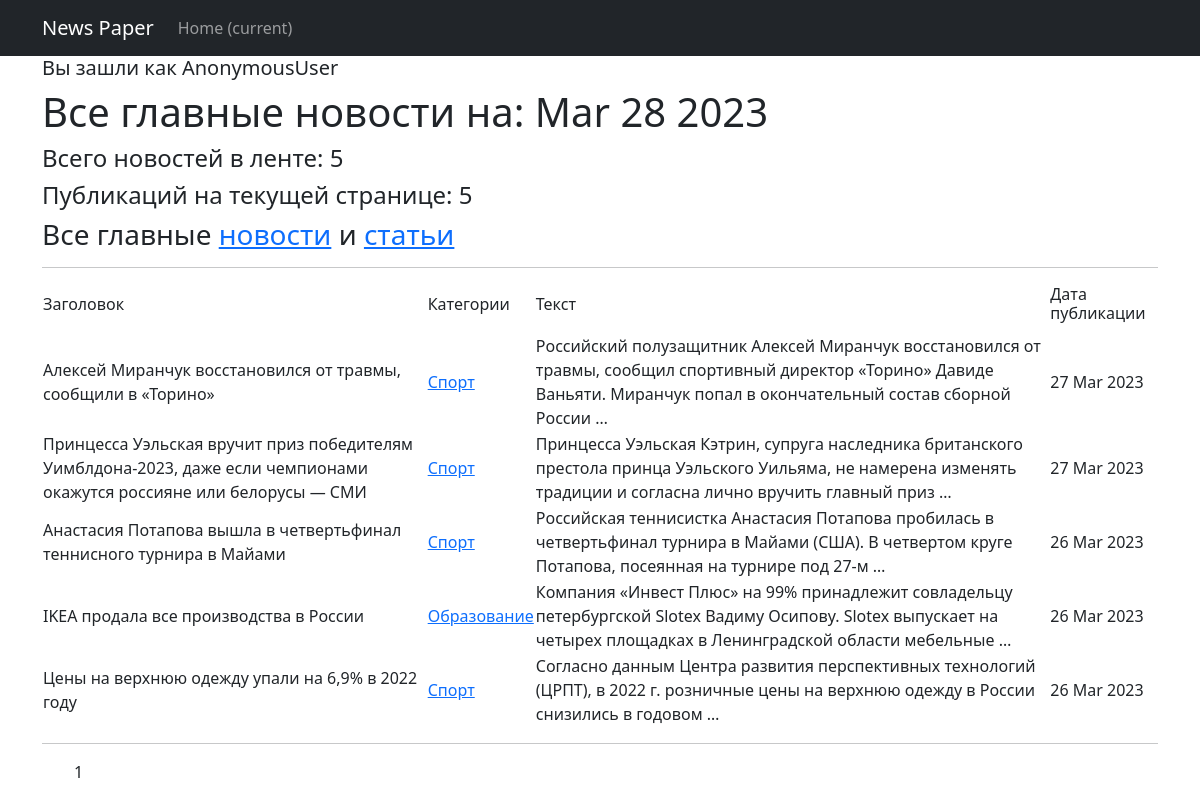
The app's page /posts/, older data.
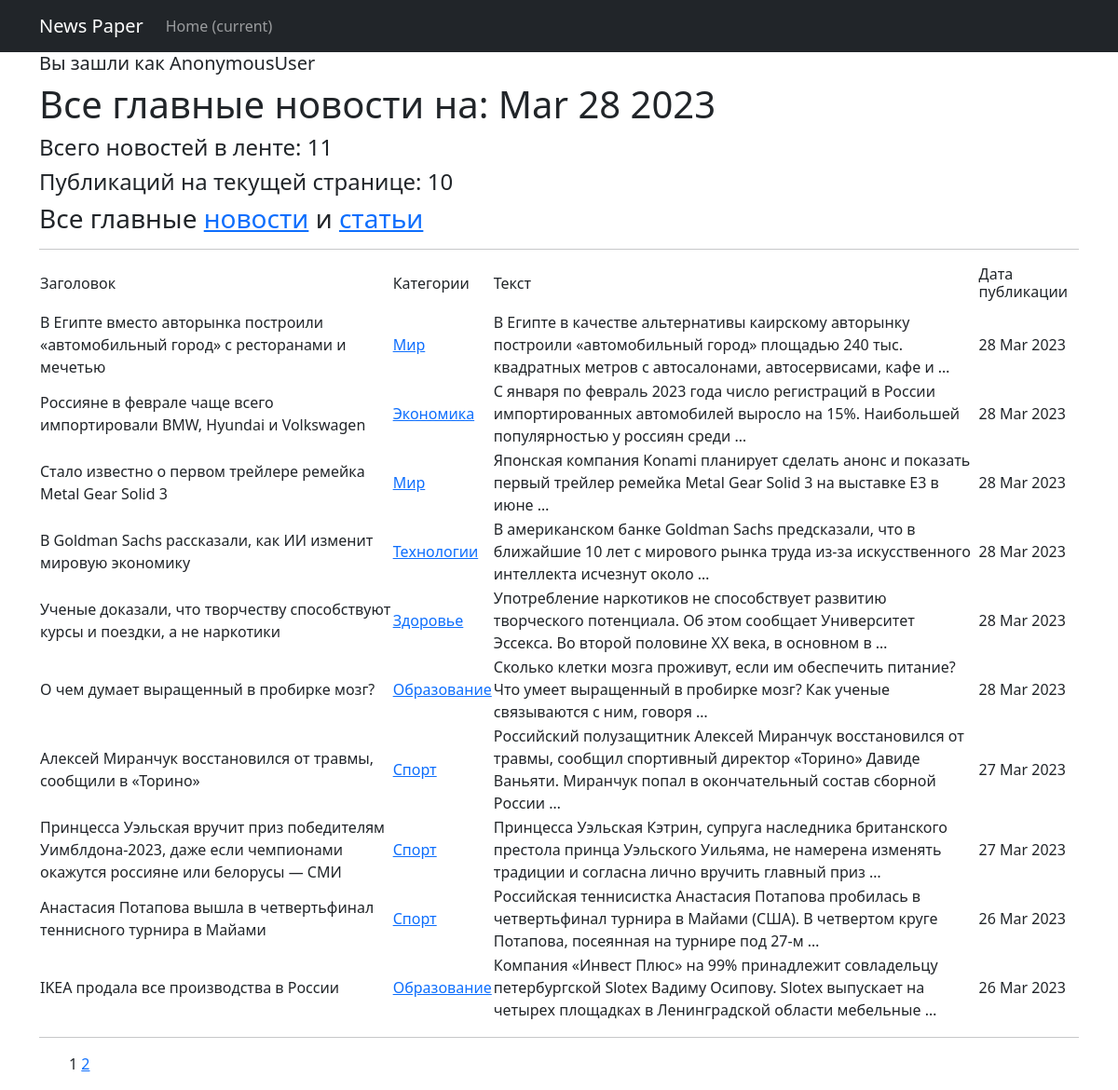
The same page, newer data.
### news/models.py (models this page shows, shortened)
class Post(models.Model):
    objects = None
    list_type = [(news, 'Новости'), (article, 'Статья')]
    author = models.ForeignKey(Author, on_delete=models.CASCADE)
    post_type = models.CharField(max_length=2, choices=list_type)
    time_create = models.DateTimeField(auto_now_add=True)
    category = models.ManyToManyField(Category, through='PostCategory')
    title = models.CharField(max_length=250)
    text_post = models.TextField()
    rating = models.FloatField(default=0.0)

class Category(models.Model):
    name = models.CharField(max_length=255, unique=True)
    subscribers = models.ManyToManyField(User, blank=True, related_name='categories')
    def __str__(self):
        return f"{self.name}"

### news/views.py (the view, shortened to what this page needs)
# urls.py: path('', PostsList.as_view(), name='all_post'),
class PostsList(ListView):
    model = Post
    ordering = '-time_create'
    template_name = 'posts.html'
    context_object_name = 'posts'
    paginate_by = 10  # вот так мы можем указать количество записей на странице
    def get_context_data(self, *args, **kwargs):
        context = super().get_context_data(*args, **kwargs)
        context['time_now'] = datetime.utcnow()
        return context

### news/templatetags/custom_filters.py (called while the page is built)
@register.filter
@stringfilter
def censor(value):
    for i in range(len(bad_words)):
        num_index = value.lower().find(bad_words[i])
        if num_index > 0:
            value = value.replace(bad_words[i][1:], "*" * (len(bad_words[i]) - 1))
    return value

### news/templates/posts.html (shortened to what this page needs)
{% extends 'flatpages/default.html' %}
{% load custom_filters %}
{% block content %}
   <h5>Вы зашли как {{request.user}}</h5>
   <h1>Все главные новости на: {{ time_now|date:'M d Y' }}</h1>
   <h4>Всего новостей в ленте: {{ page_obj.paginator.count }} </h4>
   <h4>Публикаций на текущей странице: {{ posts|length}}</h4>
   <h3>Все главные <a href="news/" >новости</a> и <a href="articles/" >статьи</a>  </h3>
   <hr>
   {% if posts %}
       <table>
           <tr>
               <td><h6>Заголовок</h6></td>
               <td><h6>Категории</h6></td>
               <td><h6>Текст</h6></td>
               <td><h6>Дата публикации</h6></td>
           </tr>
           {% for post in posts %}
           <tr>
               <td>{{ post.title|censor }}</td>
               <td>
                   {% for category in post.category.all %}
                    <a href="{% url 'category_list' category.id %}">{{ category }}</a>
                   {% endfor %}
               </td>
               <td>{{ post.text_post|censor|truncatewords:20 }}</td>
               <td>{{ post.time_create|date:'d M Y' }}</td>
           </tr>
           {% endfor %}
       </table>
     <hr>
   {% else %}
       <h2>Новостей нет!</h2>
   {% endif %}
    <ul text-align = "start ">
   {{ page_obj.number }}
   {% if page_obj.has_next %}
       <a href="?page={{ page_obj.next_page_number }}">{{ page_obj.next_page_number }}</a>
   {% endif %}
   </ul>
{% endblock content %}

Row changes from the older to the newer data that the page shows:
no longer on this page (row unchanged): Post: title|censor "Цены на верхнюю одежду упали на 6,9% в 2022 году", text_post|censor "Согласно данным Центра развития перспективных технологий (ЦРПТ), в 2022 г. розничные цены на верхнюю одежду в России снизились в годовом …", time_create "26 Mar 2023", Category (name "Спорт")
added Post: title|censor "В Египте вместо авторынка построили «автомобильный город» с ресторанами и мечетью", text_post|censor "В Египте в качестве альтернативы каирскому авторынку построили «автомобильный город» площадью 240 тыс. квадратных метров с автосалонами, автосервисами, кафе и …", time_create "28 Mar 2023"
now on this page (row unchanged): Category: name "Мир"
added Post: title|censor "Россияне в феврале чаще всего импортировали BMW, Hyundai и Volkswagen", text_post|censor "С января по февраль 2023 года число регистраций в России импортированных автомобилей выросло на 15%. Наибольшей популярностью у россиян среди …", time_create "28 Mar 2023"
now on this page (row unchanged): Category: name "Экономика", shown under "Россияне в феврале чаще всего импортировали BMW, Hyundai и Volkswagen"
added Post: title|censor "Стало известно о первом трейлере ремейка Metal Gear Solid 3", text_post|censor "Японская компания Konami планирует сделать анонс и показать первый трейлер ремейка Metal Gear Solid 3 на выставке E3 в июне …", time_create "28 Mar 2023"
added Post: title|censor "В Goldman Sachs рассказали, как ИИ изменит мировую экономику", text_post|censor "В американском банке Goldman Sachs предсказали, что в ближайшие 10 лет с мирового рынка труда из-за искусственного интеллекта исчезнут около …", time_create "28 Mar 2023"
now on this page (row unchanged): Category: name "Технологии", shown under "В Goldman Sachs рассказали, как ИИ изменит мировую экономику"
added Post: title|censor "Ученые доказали, что творчеству способствуют курсы и поездки, а не наркотики", text_post|censor "Употребление наркотиков не способствует развитию творческого потенциала. Об этом сообщает Университет Эссекса. Во второй половине XX века, в основном в …", time_create "28 Mar 2023"
now on this page (row unchanged): Category: name "Здоровье", shown under "Ученые доказали, что творчеству способствуют курсы и поездки, а не наркотики"
added Post: title|censor "О чем думает выращенный в пробирке мозг?", text_post|censor "Сколько клетки мозга проживут, если им обеспечить питание? Что умеет выращенный в пробирке мозг? Как ученые связываются с ним, говоря …", time_create "28 Mar 2023", Category (name "Образование")
Text that changed along with them:
{{ page_obj.paginator.count }}: "5" → "11"
{{ posts|length }}: "5" → "10"
{{ page_obj.next_page_number }}: (not shown) → "2"
